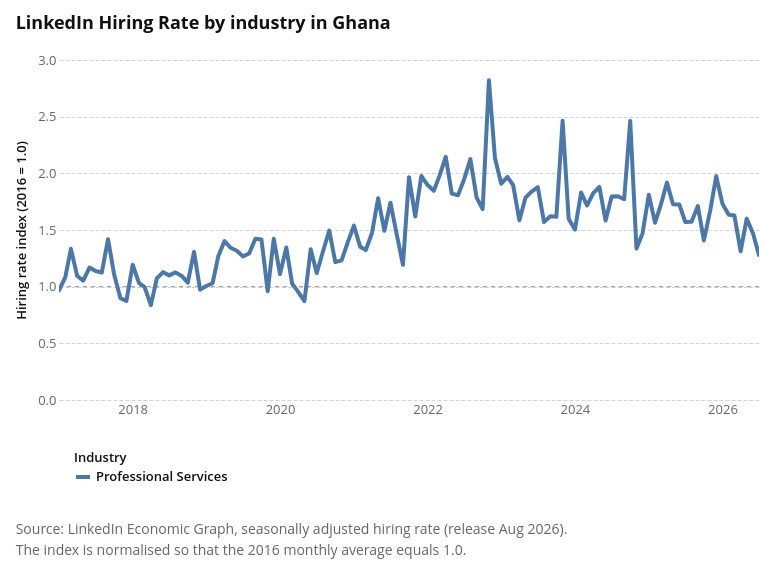

Notebook code for this chart:
### Code cell
plot_industry_hiring_rate(industry_lhr, "Ghana")

### Figure 1 — Vega specification as saved in the notebook (floating-point values rounded to 4 significant figures)
{"$schema": "https://vega.github.io/schema/vega/v6.json", "data": [{"name": "industry_store"}, {"name": "param_db82be42624d4632_store"}, {"name": "source_0"}, {"name": "data_0", "values": [{"_rows": 115}]}, {"name": "data_1", "values": [{"Month": "2017-01-01T00:00:00.000", "Country": "Ghana", "Industry": "Professional Services", "LHR (SA)": 0.9661, "__index_level_0__": 0, "color_Industry_sort_index": 0.0}, {"Month": "2017-02-01T00:00:00.000", "Country": "Ghana", "Industry": "Professional Services", "LHR (SA)": 1.082, "__index_level_0__": 54, "color_Industry_sort_index": 0.0}, {"Month": "2017-03-01T00:00:00.000", "Country": "Ghana", "Industry": "Professional Services", "LHR (SA)": 1.334, "__index_level_0__": 108, "color_Industry_sort_index": 0.0}, {"Month": "2017-04-01T00:00:00.000", "Country": "Ghana", "Industry": "Professional Services", "LHR (SA)": 1.095, "__index_level_0__": 162, "color_Industry_sort_index": 0.0}, {"Month": "2017-05-01T00:00:00.000", "Country": "Ghana", "Industry": "Professional Services", "LHR (SA)": 1.053, "__index_level_0__": 216, "color_Industry_sort_index": 0.0}, {"Month": "2017-06-01T00:00:00.000", "Country": "Ghana", "Industry": "Professional Services", "LHR (SA)": 1.168, "__index_level_0__": 270, "color_Industry_sort_index": 0.0}, {"Month": "2017-07-01T00:00:00.000", "Country": "Ghana", "Industry": "Professional Services", "LHR (SA)": 1.139, "__index_level_0__": 324, "color_Industry_sort_index": 0.0}, {"Month": "2017-08-01T00:00:00.000", "Country": "Ghana", "Industry": "Professional Services", "LHR (SA)": 1.125, "__index_level_0__": 378, "color_Industry_sort_index": 0.0}, {"Month": "2017-09-01T00:00:00.000", "Country": "Ghana", "Industry": "Professional Services", "LHR (SA)": 1.419, "__index_level_0__": 432, "color_Industry_sort_index": 0.0}, {"Month": "2017-10-01T00:00:00.000", "Country": "Ghana", "Industry": "Professional Services", "LHR (SA)": 1.109, "__index_level_0__": 486, "color_Industry_sort_index": 0.0}, {"Month": "2017-11-01T00:00:00.000", "Country": "Ghana", "Industry": "Professional Services", "LHR (SA)": 0.8991, "__index_level_0__": 540, "color_Industry_sort_index": 0.0}, {"Month": "2017-12-01T00:00:00.000", "Country": "Ghana", "Industry": "Professional Services", "LHR (SA)": 0.8751, "__index_level_0__": 594, "color_Industry_sort_index": 0.0}, {"Month": "2018-01-01T00:00:00.000", "Country": "Ghana", "Industry": "Professional Services", "LHR (SA)": 1.193, "__index_level_0__": 648, "color_Industry_sort_index": 0.0}, {"Month": "2018-02-01T00:00:00.000", "Country": "Ghana", "Industry": "Professional Services", "LHR (SA)": 1.034, "__index_level_0__": 702, "color_Industry_sort_index": 0.0}, {"Month": "2018-03-01T00:00:00.000", "Country": "Ghana", "Industry": "Professional Services", "LHR (SA)": 0.9972, "__index_level_0__": 756, "color_Industry_sort_index": 0.0}, {"Month": "2018-04-01T00:00:00.000", "Country": "Ghana", "Industry": "Professional Services", "LHR (SA)": 0.8373, "__index_level_0__": 810, "color_Industry_sort_index": 0.0}, {"Month": "2018-05-01T00:00:00.000", "Country": "Ghana", "Industry": "Professional Services", "LHR (SA)": 1.075, "__index_level_0__": 864, "color_Industry_sort_index": 0.0}, {"Month": "2018-06-01T00:00:00.000", "Country": "Ghana", "Industry": "Professional Services", "LHR (SA)": 1.128, "__index_level_0__": 918, "color_Industry_sort_index": 0.0}, {"Month": "2018-07-01T00:00:00.000", "Country": "Ghana", "Industry": "Professional Services", "LHR (SA)": 1.1, "__index_level_0__": 972, "color_Industry_sort_index": 0.0}, {"Month": "2018-08-01T00:00:00.000", "Country": "Ghana", "Industry": "Professional Services", "LHR (SA)": 1.126, "__index_level_0__": 1026, "color_Industry_sort_index": 0.0}, {"Month": "2018-09-01T00:00:00.000", "Country": "Ghana", "Industry": "Professional Services", "LHR (SA)": 1.095, "__index_level_0__": 1080, "color_Industry_sort_index": 0.0}, {"Month": "2018-10-01T00:00:00.000", "Country": "Ghana", "Industry": "Professional Services", "LHR (SA)": 1.035, "__index_level_0__": 1134, "color_Industry_sort_index": 0.0}, {"Month": "2018-11-01T00:00:00.000", "Country": "Ghana", "Industry": "Professional Services", "LHR (SA)": 1.307, "__index_level_0__": 1188, "color_Industry_sort_index": 0.0}, {"Month": "2018-12-01T00:00:00.000", "Country": "Ghana", "Industry": "Professional Services", "LHR (SA)": 0.9738, "__index_level_0__": 1242, "color_Industry_sort_index": 0.0}, {"Month": "2019-01-01T00:00:00.000", "Country": "Ghana", "Industry": "Professional Services", "LHR (SA)": 1.006, "__index_level_0__": 1296, "color_Industry_sort_index": 0.0}, {"Month": "2019-02-01T00:00:00.000", "Country": "Ghana", "Industry": "Professional Services", "LHR (SA)": 1.031, "__index_level_0__": 1350, "color_Industry_sort_index": 0.0}, {"Month": "2019-03-01T00:00:00.000", "Country": "Ghana", "Industry": "Professional Services", "LHR (SA)": 1.267, "__index_level_0__": 1404, "color_Industry_sort_index": 0.0}, {"Month": "2019-04-01T00:00:00.000", "Country": "Ghana", "Industry": "Professional Services", "LHR (SA)": 1.403, "__index_level_0__": 1458, "color_Industry_sort_index": 0.0}, {"Month": "2019-05-01T00:00:00.000", "Country": "Ghana", "Industry": "Professional Services", "LHR (SA)": 1.343, "__index_level_0__": 1512, "color_Industry_sort_index": 0.0}, {"Month": "2019-06-01T00:00:00.000", "Country": "Ghana", "Industry": "Professional Services", "LHR (SA)": 1.316, "__index_level_0__": 1566, "color_Industry_sort_index": 0.0}, {"Month": "2019-07-01T00:00:00.000", "Country": "Ghana", "Industry": "Professional Services", "LHR (SA)": 1.267, "__index_level_0__": 1620, "color_Industry_sort_index": 0.0}, {"Month": "2019-08-01T00:00:00.000", "Country": "Ghana", "Industry": "Professional Services", "LHR (SA)": 1.293, "__index_level_0__": 1674, "color_Industry_sort_index": 0.0}, {"Month": "2019-09-01T00:00:00.000", "Country": "Ghana", "Industry": "Professional Services", "LHR (SA)": 1.424, "__index_level_0__": 1728, "color_Industry_sort_index": 0.0}, {"Month": "2019-10-01T00:00:00.000", "Country": "Ghana", "Industry": "Professional Services", "LHR (SA)": 1.416, "__index_level_0__": 1782, "color_Industry_sort_index": 0.0}, {"Month": "2019-11-01T00:00:00.000", "Country": "Ghana", "Industry": "Professional Services", "LHR (SA)": 0.9602, "__index_level_0__": 1836, "color_Industry_sort_index": 0.0}, {"Month": "2019-12-01T00:00:00.000", "Country": "Ghana", "Industry": "Professional Services", "LHR (SA)": 1.423, "__index_level_0__": 1890, "color_Industry_sort_index": 0.0}, {"Month": "2020-01-01T00:00:00.000", "Country": "Ghana", "Industry": "Professional Services", "LHR (SA)": 1.111, "__index_level_0__": 1944, "color_Industry_sort_index": 0.0}, {"Month": "2020-02-01T00:00:00.000", "Country": "Ghana", "Industry": "Professional Services", "LHR (SA)": 1.346, "__index_level_0__": 1998, "color_Industry_sort_index": 0.0}, {"Month": "2020-03-01T00:00:00.000", "Country": "Ghana", "Industry": "Professional Services", "LHR (SA)": 1.026, "__index_level_0__": 2052, "color_Industry_sort_index": 0.0}, {"Month": "2020-04-01T00:00:00.000", "Country": "Ghana", "Industry": "Professional Services", "LHR (SA)": 0.9518, "__index_level_0__": 2106, "color_Industry_sort_index": 0.0}, {"Month": "2020-05-01T00:00:00.000", "Country": "Ghana", "Industry": "Professional Services", "LHR (SA)": 0.8724, "__index_level_0__": 2160, "color_Industry_sort_index": 0.0}, {"Month": "2020-06-01T00:00:00.000", "Country": "Ghana", "Industry": "Professional Services", "LHR (SA)": 1.33, "__index_level_0__": 2214, "color_Industry_sort_index": 0.0}, {"Month": "2020-07-01T00:00:00.000", "Country": "Ghana", "Industry": "Professional Services", "LHR (SA)": 1.12, "__index_level_0__": 2268, "color_Industry_sort_index": 0.0}, {"Month": "2020-08-01T00:00:00.000", "Country": "Ghana", "Industry": "Professional Services", "LHR (SA)": 1.313, "__index_level_0__": 2322, "color_Industry_sort_index": 0.0}, {"Month": "2020-09-01T00:00:00.000", "Country": "Ghana", "Industry": "Professional Services", "LHR (SA)": 1.494, "__index_level_0__": 2376, "color_Industry_sort_index": 0.0}, {"Month": "2020-10-01T00:00:00.000", "Country": "Ghana", "Industry": "Professional Services", "LHR (SA)": 1.217, "__index_level_0__": 2430, "color_Industry_sort_index": 0.0}, {"Month": "2020-11-01T00:00:00.000", "Country": "Ghana", "Industry": "Professional Services", "LHR (SA)": 1.232, "__index_level_0__": 2484, "color_Industry_sort_index": 0.0}, {"Month": "2020-12-01T00:00:00.000", "Country": "Ghana", "Industry": "Professional Services", "LHR (SA)": 1.389, "__index_level_0__": 2538, "color_Industry_sort_index": 0.0}, {"Month": "2021-01-01T00:00:00.000", "Country": "Ghana", "Industry": "Professional Services", "LHR (SA)": 1.539, "__index_level_0__": 2592, "color_Industry_sort_index": 0.0}, {"Month": "2021-02-01T00:00:00.000", "Country": "Ghana", "Industry": "Professional Services", "LHR (SA)": 1.353, "__index_level_0__": 2646, "color_Industry_sort_index": 0.0}, {"Month": "2021-03-01T00:00:00.000", "Country": "Ghana", "Industry": "Professional Services", "LHR (SA)": 1.323, "__index_level_0__": 2700, "color_Industry_sort_index": 0.0}, {"Month": "2021-04-01T00:00:00.000", "Country": "Ghana", "Industry": "Professional Services", "LHR (SA)": 1.476, "__index_level_0__": 2754, "color_Industry_sort_index": 0.0}, {"Month": "2021-05-01T00:00:00.000", "Country": "Ghana", "Industry": "Professional Services", "LHR (SA)": 1.78, "__index_level_0__": 2808, "color_Industry_sort_index": 0.0}, {"Month": "2021-06-01T00:00:00.000", "Country": "Ghana", "Industry": "Professional Services", "LHR (SA)": 1.493, "__index_level_0__": 2862, "color_Industry_sort_index": 0.0}, {"Month": "2021-07-01T00:00:00.000", "Country": "Ghana", "Industry": "Professional Services", "LHR (SA)": 1.74, "__index_level_0__": 2916, "color_Industry_sort_index": 0.0}, {"Month": "2021-08-01T00:00:00.000", "Country": "Ghana", "Industry": "Professional Services", "LHR (SA)": 1.464, "__index_level_0__": 2970, "color_Industry_sort_index": 0.0}, {"Month": "2021-09-01T00:00:00.000", "Country": "Ghana", "Industry": "Professional Services", "LHR (SA)": 1.193, "__index_level_0__": 3024, "color_Industry_sort_index": 0.0}, {"Month": "2021-10-01T00:00:00.000", "Country": "Ghana", "Industry": "Professional Services", "LHR (SA)": 1.966, "__index_level_0__": 3078, "color_Industry_sort_index": 0.0}, {"Month": "2021-11-01T00:00:00.000", "Country": "Ghana", "Industry": "Professional Services", "LHR (SA)": 1.619, "__index_level_0__": 3132, "color_Industry_sort_index": 0.0}, {"Month": "2021-12-01T00:00:00.000", "Country": "Ghana", "Industry": "Professional Services", "LHR (SA)": 1.977, "__index_level_0__": 3186, "color_Industry_sort_index": 0.0}, {"Month": "2022-01-01T00:00:00.000", "Country": "Ghana", "Industry": "Professional Services", "LHR (SA)": 1.896, "__index_level_0__": 3240, "color_Industry_sort_index": 0.0}, {"Month": "2022-02-01T00:00:00.000", "Country": "Ghana", "Industry": "Professional Services", "LHR (SA)": 1.846, "__index_level_0__": 3294, "color_Industry_sort_index": 0.0}, {"Month": "2022-03-01T00:00:00.000", "Country": "Ghana", "Industry": "Professional Services", "LHR (SA)": 1.978, "__index_level_0__": 3348, "color_Industry_sort_index": 0.0}, {"Month": "2022-04-01T00:00:00.000", "Country": "Ghana", "Industry": "Professional Services", "LHR (SA)": 2.146, "__index_level_0__": 3402, "color_Industry_sort_index": 0.0}, {"Month": "2022-05-01T00:00:00.000", "Country": "Ghana", "Industry": "Professional Services", "LHR (SA)": 1.821, "__index_level_0__": 3456, "color_Industry_sort_index": 0.0}, {"Month": "2022-06-01T00:00:00.000", "Country": "Ghana", "Industry": "Professional Services", "LHR (SA)": 1.807, "__index_level_0__": 3510, "color_Industry_sort_index": 0.0}, {"Month": "2022-07-01T00:00:00.000", "Country": "Ghana", "Industry": "Professional Services", "LHR (SA)": 1.947, "__index_level_0__": 3564, "color_Industry_sort_index": 0.0}, {"Month": "2022-08-01T00:00:00.000", "Country": "Ghana", "Industry": "Professional Services", "LHR (SA)": 2.126, "__index_level_0__": 3618, "color_Industry_sort_index": 0.0}, {"Month": "2022-09-01T00:00:00.000", "Country": "Ghana", "Industry": "Professional Services", "LHR (SA)": 1.786, "__index_level_0__": 3672, "color_Industry_sort_index": 0.0}, {"Month": "2022-10-01T00:00:00.000", "Country": "Ghana", "Industry": "Professional Services", "LHR (SA)": 1.685, "__index_level_0__": 3726, "color_Industry_sort_index": 0.0}, {"Month": "2022-11-01T00:00:00.000", "Country": "Ghana", "Industry": "Professional Services", "LHR (SA)": 2.822, "__index_level_0__": 3780, "color_Industry_sort_index": 0.0}, {"Month": "2022-12-01T00:00:00.000", "Country": "Ghana", "Industry": "Professional Services", "LHR (SA)": 2.133, "__index_level_0__": 3834, "color_Industry_sort_index": 0.0}, {"Month": "2023-01-01T00:00:00.000", "Country": "Ghana", "Industry": "Professional Services", "LHR (SA)": 1.909, "__index_level_0__": 3888, "color_Industry_sort_index": 0.0}, {"Month": "2023-02-01T00:00:00.000", "Country": "Ghana", "Industry": "Professional Services", "LHR (SA)": 1.969, "__index_level_0__": 3942, "color_Industry_sort_index": 0.0}, {"Month": "2023-03-01T00:00:00.000", "Country": "Ghana", "Industry": "Professional Services", "LHR (SA)": 1.896, "__index_level_0__": 3996, "color_Industry_sort_index": 0.0}, {"Month": "2023-04-01T00:00:00.000", "Country": "Ghana", "Industry": "Professional Services", "LHR (SA)": 1.585, "__index_level_0__": 4050, "color_Industry_sort_index": 0.0}, {"Month": "2023-05-01T00:00:00.000", "Country": "Ghana", "Industry": "Professional Services", "LHR (SA)": 1.785, "__index_level_0__": 4104, "color_Industry_sort_index": 0.0}, {"Month": "2023-06-01T00:00:00.000", "Country": "Ghana", "Industry": "Professional Services", "LHR (SA)": 1.839, "__index_level_0__": 4158, "color_Industry_sort_index": 0.0}, {"Month": "2023-07-01T00:00:00.000", "Country": "Ghana", "Industry": "Professional Services", "LHR (SA)": 1.878, "__index_level_0__": 4212, "color_Industry_sort_index": 0.0}, {"Month": "2023-08-01T00:00:00.000", "Country": "Ghana", "Industry": "Professional Services", "LHR (SA)": 1.57, "__index_level_0__": 4266, "color_Industry_sort_index": 0.0}, {"Month": "2023-09-01T00:00:00.000", "Country": "Ghana", "Industry": "Professional Services", "LHR (SA)": 1.621, "__index_level_0__": 4320, "color_Industry_sort_index": 0.0}, {"Month": "2023-10-01T00:00:00.000", "Country": "Ghana", "Industry": "Professional Services", "LHR (SA)": 1.616, "__index_level_0__": 4374, "color_Industry_sort_index": 0.0}, {"Month": "2023-11-01T00:00:00.000", "Country": "Ghana", "Industry": "Professional Services", "LHR (SA)": 2.463, "__index_level_0__": 4428, "color_Industry_sort_index": 0.0}, {"Month": "2023-12-01T00:00:00.000", "Country": "Ghana", "Industry": "Professional Services", "LHR (SA)": 1.6, "__index_level_0__": 4482, "color_Industry_sort_index": 0.0}, {"Month": "2024-01-01T00:00:00.000", "Country": "Ghana", "Industry": "Professional Services", "LHR (SA)": 1.503, "__index_level_0__": 4536, "color_Industry_sort_index": 0.0}, {"Month": "2024-02-01T00:00:00.000", "Country": "Ghana", "Industry": "Professional Services", "LHR (SA)": 1.831, "__index_level_0__": 4590, "color_Industry_sort_index": 0.0}, {"Month": "2024-03-01T00:00:00.000", "Country": "Ghana", "Industry": "Professional Services", "LHR (SA)": 1.716, "__index_level_0__": 4644, "color_Industry_sort_index": 0.0}, {"Month": "2024-04-01T00:00:00.000", "Country": "Ghana", "Industry": "Professional Services", "LHR (SA)": 1.825, "__index_level_0__": 4698, "color_Industry_sort_index": 0.0}, {"Month": "2024-05-01T00:00:00.000", "Country": "Ghana", "Industry": "Professional Services", "LHR (SA)": 1.88, "__index_level_0__": 4752, "color_Industry_sort_index": 0.0}, {"Month": "2024-06-01T00:00:00.000", "Country": "Ghana", "Industry": "Professional Services", "LHR (SA)": 1.583, "__index_level_0__": 4806, "color_Industry_sort_index": 0.0}, {"Month": "2024-07-01T00:00:00.000", "Country": "Ghana", "Industry": "Professional Services", "LHR (SA)": 1.795, "__index_level_0__": 4860, "color_Industry_sort_index": 0.0}, {"Month": "2024-08-01T00:00:00.000", "Country": "Ghana", "Industry": "Professional Services", "LHR (SA)": 1.797, "__index_level_0__": 4914, "color_Industry_sort_index": 0.0}, {"Month": "2024-09-01T00:00:00.000", "Country": "Ghana", "Industry": "Professional Services", "LHR (SA)": 1.771, "__index_level_0__": 4968, "color_Industry_sort_index": 0.0}, {"Month": "2024-10-01T00:00:00.000", "Country": "Ghana", "Industry": "Professional Services", "LHR (SA)": 2.462, "__index_level_0__": 5022, "color_Industry_sort_index": 0.0}, {"Month": "2024-11-01T00:00:00.000", "Country": "Ghana", "Industry": "Professional Services", "LHR (SA)": 1.337, "__index_level_0__": 5076, "color_Industry_sort_index": 0.0}, {"Month": "2024-12-01T00:00:00.000", "Country": "Ghana", "Industry": "Professional Services", "LHR (SA)": 1.47, "__index_level_0__": 5130, "color_Industry_sort_index": 0.0}, {"Month": "2025-01-01T00:00:00.000", "Country": "Ghana", "Industry": "Professional Services", "LHR (SA)": 1.811, "__index_level_0__": 5184, "color_Industry_sort_index": 0.0}, {"Month": "2025-02-01T00:00:00.000", "Country": "Ghana", "Industry": "Professional Services", "LHR (SA)": 1.565, "__index_level_0__": 5238, "color_Industry_sort_index": 0.0}, {"Month": "2025-03-01T00:00:00.000", "Country": "Ghana", "Industry": "Professional Services", "LHR (SA)": 1.719, "__index_level_0__": 5292, "color_Industry_sort_index": 0.0}, {"Month": "2025-04-01T00:00:00.000", "Country": "Ghana", "Industry": "Professional Services", "LHR (SA)": 1.918, "__index_level_0__": 5346, "color_Industry_sort_index": 0.0}, {"Month": "2025-05-01T00:00:00.000", "Country": "Ghana", "Industry": "Professional Services", "LHR (SA)": 1.727, "__index_level_0__": 5400, "color_Industry_sort_index": 0.0}, {"Month": "2025-06-01T00:00:00.000", "Country": "Ghana", "Industry": "Professional Services", "LHR (SA)": 1.726, "__index_level_0__": 5454, "color_Industry_sort_index": 0.0}, {"Month": "2025-07-01T00:00:00.000", "Country": "Ghana", "Industry": "Professional Services", "LHR (SA)": 1.571, "__index_level_0__": 5508, "color_Industry_sort_index": 0.0}, {"Month": "2025-08-01T00:00:00.000", "Country": "Ghana", "Industry": "Professional Services", "LHR (SA)": 1.574, "__index_level_0__": 5562, "color_Industry_sort_index": 0.0}, {"Month": "2025-09-01T00:00:00.000", "Country": "Ghana", "Industry": "Professional Services", "LHR (SA)": 1.711, "__index_level_0__": 5616, "color_Industry_sort_index": 0.0}, {"Month": "2025-10-01T00:00:00.000", "Country": "Ghana", "Industry": "Professional Services", "LHR (SA)": 1.408, "__index_level_0__": 5670, "color_Industry_sort_index": 0.0}, {"Month": "2025-11-01T00:00:00.000", "Country": "Ghana", "Industry": "Professional Services", "LHR (SA)": 1.669, "__index_level_0__": 5724, "color_Industry_sort_index": 0.0}, {"Month": "2025-12-01T00:00:00.000", "Country": "Ghana", "Industry": "Professional Services", "LHR (SA)": 1.974, "__index_level_0__": 5778, "color_Industry_sort_index": 0.0}, {"Month": "2026-01-01T00:00:00.000", "Country": "Ghana", "Industry": "Professional Services", "LHR (SA)": 1.731, "__index_level_0__": 5832, "color_Industry_sort_index": 0.0}, {"Month": "2026-02-01T00:00:00.000", "Country": "Ghana", "Industry": "Professional Services", "LHR (SA)": 1.634, "__index_level_0__": 5886, "color_Industry_sort_index": 0.0}, {"Month": "2026-03-01T00:00:00.000", "Country": "Ghana", "Industry": "Professional Services", "LHR (SA)": 1.629, "__index_level_0__": 5940, "color_Industry_sort_index": 0.0}, {"Month": "2026-04-01T00:00:00.000", "Country": "Ghana", "Industry": "Professional Services", "LHR (SA)": 1.312, "__index_level_0__": 5994, "color_Industry_sort_index": 0.0}, {"Month": "2026-05-01T00:00:00.000", "Country": "Ghana", "Industry": "Professional Services", "LHR (SA)": 1.601, "__index_level_0__": 6049, "color_Industry_sort_index": 0.0}, {"Month": "2026-06-01T00:00:00.000", "Country": "Ghana", "Industry": "Professional Services", "LHR (SA)": 1.471, "__index_level_0__": 6104, "color_Industry_sort_index": 0.0}, {"Month": "2026-07-01T00:00:00.000", "Country": "Ghana", "Industry": "Professional Services", "LHR (SA)": 1.279, "__index_level_0__": 6159, "color_Industry_sort_index": 0.0}], "transform": [{"type": "formula", "expr": "toDate(datum['Month'])", "as": "Month"}]}, {"name": "data_1_color_domain_Industry", "values": [{"Industry": "Professional Services", "sort_field": 0.0}]}], "signals": [{"name": "childHeight", "value": 340}, {"name": "unit", "value": {}, "on": [{"events": "pointermove", "update": "isTuple(group()) ? group() : unit"}]}, {"name": "industry_Industry_legend", "value": null, "on": [{"events": [{"source": "view", "markname": "Industry_legend_symbols", "type": "click"}, {"source": "view", "markname": "Industry_legend_labels", "type": "click"}, {"source": "view", "markname": "Industry_legend_entries", "type": "click"}], "update": "isDefined(datum.value) ? datum.value : item().items[0].items[0].datum.value", "force": true}, {"events": [{"source": "view", "type": "click"}], "update": "!event.item || !datum ? null : industry_Industry_legend", "force": true}]}, {"name": "industry", "update": "vlSelectionResolve(\"industry_store\", \"union\", true, true)"}, {"name": "param_db82be42624d4632", "update": "{\"Month\": param_db82be42624d4632_Month}"}, {"name": "param_db82be42624d4632_Month"}], "marks": [{"type": "group", "name": "concat_0_group", "encode": {"update": {"height": {"signal": "childHeight"}, "width": {"signal": "width"}}}, "signals": [{"name": "industry_tuple", "update": "industry_Industry_legend !== null ? {fields: industry_tuple_fields, values: [industry_Industry_legend]} : null"}, {"name": "industry_tuple_fields", "value": [{"type": "E", "field": "Industry"}]}, {"name": "industry_toggle", "value": false, "on": [{"events": {"merge": [{"source": "view", "type": "click"}]}, "update": "event.shiftKey"}]}, {"name": "industry_modify", "on": [{"events": {"signal": "industry_tuple"}, "update": "modify(\"industry_store\", industry_toggle ? null : industry_tuple, industry_toggle ? null : true, industry_toggle ? industry_tuple : null)"}]}, {"name": "param_db82be42624d4632_Month", "on": [{"events": [{"source": "view", "type": "dblclick"}], "update": "null"}, {"events": {"signal": "param_db82be42624d4632_translate_delta"}, "update": "panLinear(param_db82be42624d4632_translate_anchor.extent_x, -param_db82be42624d4632_translate_delta.x / width)"}, {"events": {"signal": "param_db82be42624d4632_zoom_delta"}, "update": "zoomLinear(domain(\"concat_0_x\"), param_db82be42624d4632_zoom_anchor.x, param_db82be42624d4632_zoom_delta)"}], "push": "outer"}, {"name": "param_db82be42624d4632_tuple", "on": [{"events": [{"signal": "param_db82be42624d4632_Month"}], "update": "param_db82be42624d4632_Month ? {unit: \"view_326050e060b1daee_1\", fields: param_db82be42624d4632_tuple_fields, values: [param_db82be42624d4632_Month]} : null"}]}, {"name": "param_db82be42624d4632_tuple_fields", "value": [{"field": "Month", "channel": "x", "type": "R"}]}, {"name": "param_db82be42624d4632_translate_anchor", "value": {}, "on": [{"events": [{"source": "scope", "type": "pointerdown"}], "update": "{x: x(unit), y: y(unit), extent_x: domain(\"concat_0_x\")}"}]}, {"name": "param_db82be42624d4632_translate_delta", "value": {}, "on": [{"events": [{"source": "window", "between": [{"source": "scope", "type": "pointerdown"}, {"source": "window", "type": "pointerup"}], "consume": true, "type": "pointermove"}], "update": "{x: param_db82be42624d4632_translate_anchor.x - x(unit), y: param_db82be42624d4632_translate_anchor.y - y(unit)}"}]}, {"name": "param_db82be42624d4632_zoom_anchor", "on": [{"events": [{"source": "scope", "type": "wheel", "consume": true}], "update": "{x: invert(\"concat_0_x\", x(unit)), y: invert(\"concat_0_y\", y(unit))}"}]}, {"name": "param_db82be42624d4632_zoom_delta", "on": [{"events": [{"source": "scope", "type": "wheel", "consume": true}], "update": "pow(1.001, event.deltaY * pow(16, event.deltaMode))", "force": true}]}, {"name": "param_db82be42624d4632_modify", "on": [{"events": {"signal": "param_db82be42624d4632_tuple"}, "update": "modify(\"param_db82be42624d4632_store\", param_db82be42624d4632_tuple, true)"}]}], "marks": [{"type": "rule", "name": "concat_0_layer_0_marks", "from": {"data": "data_0"}, "encode": {"update": {"y": {"value": 1, "scale": "concat_0_y"}, "strokeDash": {"value": [4, 4]}, "stroke": {"value": "#8A969F"}, "x": {"field": {"signal": null, "datum": null, "group": "width", "parent": null}}, "x2": {"value": 0}}}, "style": ["rule"], "interactive": false, "clip": true}, {"type": "group", "name": "view_326050e060b1daee_1_pathgroup", "from": {"facet": {"data": "data_1", "name": "faceted_path_view_326050e060b1daee_1_main", "groupby": ["Industry"]}}, "encode": {"update": {"width": {"field": {"signal": null, "datum": null, "group": "width", "parent": null}}, "height": {"field": {"signal": null, "datum": null, "group": "height", "parent": null}}}}, "marks": [{"type": "line", "name": "view_326050e060b1daee_1_marks", "from": {"data": "faceted_path_view_326050e060b1daee_1_main"}, "sort": {"field": "x"}, "encode": {"update": {"x": {"field": "Month", "scale": "concat_0_x"}, "defined": {"signal": "isValid(datum[\"Month\"]) && isFinite(+datum[\"Month\"]) && isValid(datum[\"LHR (SA)\"]) && isFinite(+datum[\"LHR (SA)\"])"}, "opacity": [{"value": 1, "test": "!length(data(\"industry_store\")) || vlSelectionTest(\"industry_store\", datum)"}, {"value": 0.08}], "strokeWidth": {"value": 4}, "tooltip": {"signal": "{\"Industry\": isValid(datum[\"Industry\"]) ? isArray(datum[\"Industry\"]) ? join(datum[\"Industry\"], '\\n') : datum[\"Industry\"] : \"\"+datum[\"Industry\"], \"Month\": timeFormat(datum[\"Month\"], \"%b %Y\"), \"LHR (SA)\": format(datum[\"LHR (SA)\"], \".2f\")}"}, "stroke": {"field": "Industry", "scale": "color"}, "y": {"field": "LHR (SA)", "scale": "concat_0_y"}}}, "style": ["line"], "clip": true, "interactive": true}]}], "axes": [{"scale": "concat_0_y", "zindex": 0, "domain": false, "aria": false, "tickCount": 5, "labels": false, "gridScale": "concat_0_x", "orient": "left", "maxExtent": 0, "minExtent": 0, "grid": true, "ticks": false}, {"scale": "concat_0_x", "labelOverlap": true, "orient": "bottom", "tickCount": 5, "zindex": 0, "labelBaseline": "top", "grid": false, "labelFlush": true}, {"scale": "concat_0_y", "orient": "left", "grid": false, "title": "Hiring rate index (2016 = 1.0)", "tickCount": 5, "zindex": 0, "labelOverlap": true}], "title": {"text": "LinkedIn Hiring Rate by industry in Ghana", "anchor": "start", "offset": 21}, "style": "cell"}], "scales": [{"name": "color", "type": "ordinal", "domain": {"data": "data_1_color_domain_Industry", "field": "Industry", "sort": {"op": "max", "field": "sort_field"}}, "range": {"scheme": "tableau20"}}, {"name": "concat_0_y", "type": "linear", "domain": {"fields": [[1], {"data": "data_1", "field": "LHR (SA)"}]}, "range": [{"signal": "childHeight"}, 0], "nice": true, "zero": true}, {"name": "concat_0_x", "type": "time", "domain": {"data": "data_1", "field": "Month"}, "range": [0, {"signal": "width"}], "domainRaw": {"signal": "param_db82be42624d4632[\"Month\"]"}}], "title": {"text": ["Source: LinkedIn Economic Graph, seasonally adjusted hiring rate (release Aug 2026).", "The index is normalised so that the 2016 monthly average equals 1.0."], "orient": "bottom", "fontWeight": 400, "color": "#666666", "offset": 24, "fontSize": 14, "font": "Open Sans, sans-serif", "anchor": "start", "lineHeight": 21}, "background": "white", "width": 700, "config": {"range": {"category": ["#34A7F2", "#FF9800", "#664AB6", "#4EC2C0", "#F3578E", "#081079", "#0C7C68", "#AA0000", "#DDDA21"], "diverging": ["#920000", "#BD6126", "#E3A763", "#EFEFEF", "#80BDE7", "#3587C3", "#025288"], "heatmap": ["#E3F6FD", "#75CCEC", "#089BD4", "#0169A1", "#023B6F"], "ordinal": ["#E3F6FD", "#75CCEC", "#089BD4", "#0169A1", "#023B6F"], "ramp": ["#E3F6FD", "#75CCEC", "#089BD4", "#0169A1", "#023B6F"]}, "mark": {"tooltip": true}, "axis": {"domain": false, "grid": true, "gridColor": "#CED4DE", "gridDash": [4, 2], "gridWidth": 1, "labelFont": "Open Sans, sans-serif", "labelFontSize": 13, "labelFontWeight": 400, "labelColor": "#666666", "labelPadding": 3, "tickColor": "#CED4DE", "tickSize": 5, "tickCount": 5, "titleFont": "Open Sans, sans-serif", "titleFontSize": 13, "titleFontWeight": 600, "titleColor": "#111111", "titlePadding": 9}, "axisBand": {"labelPadding": 6, "tickSize": 0}, "axisX": {"grid": false, "tickSize": 0, "labelAngle": 0}, "axisY": {"domain": false, "ticks": false, "gridColor": "#CED4DE", "gridDash": [4, 2], "gridWidth": 1}, "legend": {"labelFont": "Open Sans, sans-serif", "labelFontSize": 13, "labelFontWeight": 600, "labelColor": "#111111", "titleFont": "Open Sans, sans-serif", "titleFontSize": 13, "titleFontWeight": 600, "titleColor": "#111111", "titlePadding": 3, "symbolSize": 196, "symbolStrokeWidth": 0, "padding": 15, "offset": 21, "columnPadding": 21, "orient": "bottom", "labelLimit": 200, "titleLimit": 200}, "style": {"cell": {"stroke": null}, "arc": {"stroke": "white", "strokeWidth": 1}, "area": {"opacity": 0.7}, "bar": {"cornerRadiusEnd": 0}, "line": {"strokeWidth": 4, "strokeCap": "round", "strokeJoin": "round"}, "point": {"size": 60, "stroke": "white", "strokeWidth": 1}, "rect": {"stroke": "#8A969F", "strokeWidth": 0.5}, "circle": {"stroke": "white", "strokeWidth": 1}, "square": {"stroke": "white", "strokeWidth": 1}, "geoshape": {"stroke": "#666666", "strokeWidth": 0.3, "strokeJoin": "round", "strokeCap": "round"}, "group-title": {"font": "Open Sans, sans-serif", "fontSize": 18, "fontWeight": 700, "lineHeight": 22, "fill": "#111111"}}, "title": {"subtitleColor": "#666666", "subtitleFont": "Open Sans, sans-serif", "subtitleFontSize": 15, "subtitleFontWeight": 400, "subtitleLineHeight": 18, "subtitlePadding": 3}}, "padding": 15, "legends": [{"columns": 2, "labelLimit": 320, "symbolLimit": 0, "stroke": "color", "direction": "horizontal", "symbolType": "stroke", "title": "Industry", "encode": {"labels": {"name": "Industry_legend_labels", "interactive": true, "update": {"opacity": [{"test": "(!length(data(\"industry_store\")) || (industry[\"Industry\"] && indexof(industry[\"Industry\"], datum.value) >= 0))", "value": 1}, {"value": 0.35}], "cursor": {"value": "pointer"}}}, "symbols": {"name": "Industry_legend_symbols", "interactive": true, "update": {"strokeWidth": {"value": 4}, "strokeJoin": {"value": "round"}, "opacity": [{"test": "(!length(data(\"industry_store\")) || (industry[\"Industry\"] && indexof(industry[\"Industry\"], datum.value) >= 0))", "value": 1}, {"value": 0.35}], "cursor": {"value": "pointer"}}}, "entries": {"name": "Industry_legend_entries", "interactive": true, "update": {"fill": {"value": "transparent"}, "cursor": {"value": "pointer"}}}}}], "layout": {"padding": 18, "columns": 1, "bounds": "full", "align": "each"}}
